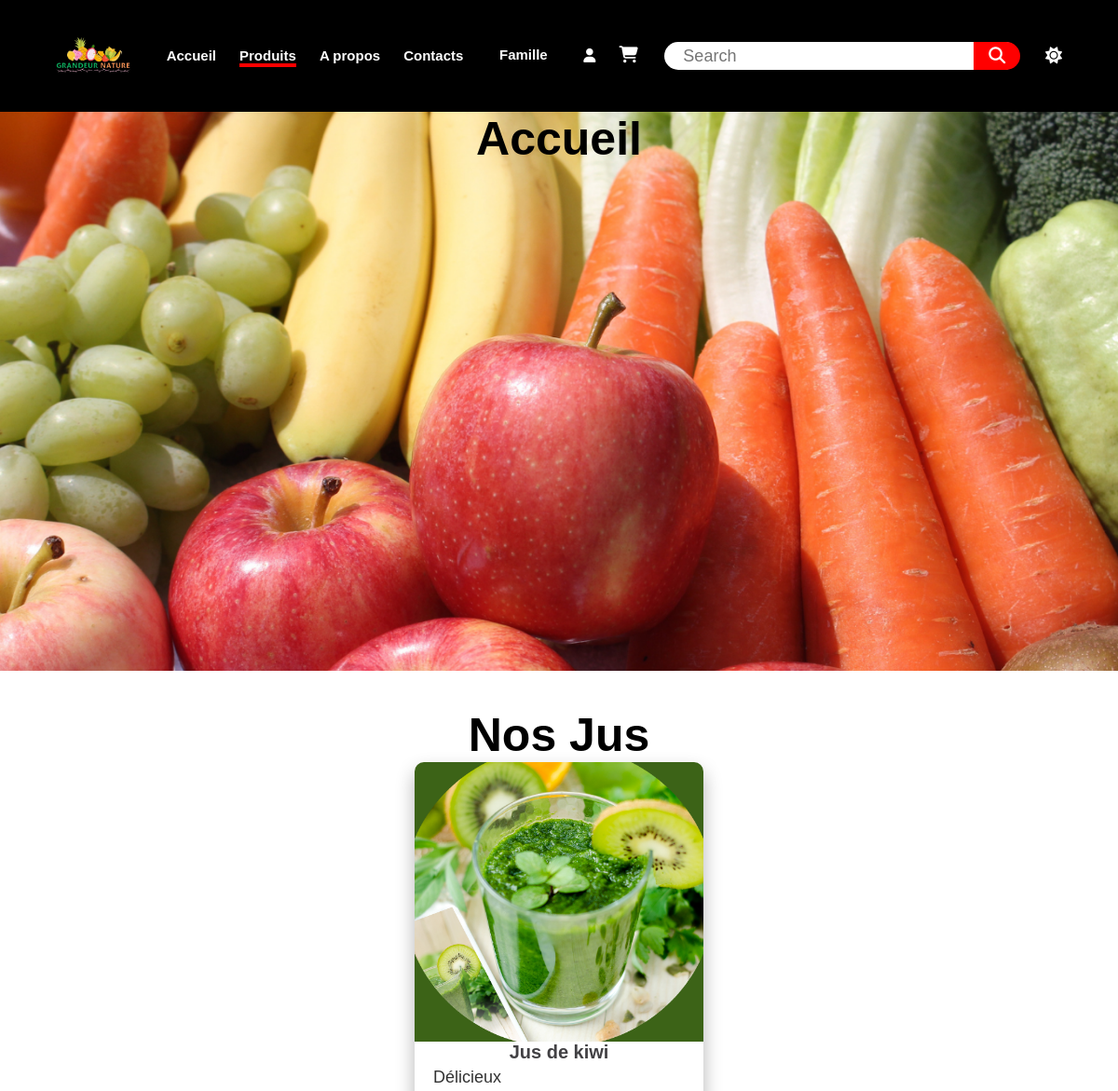
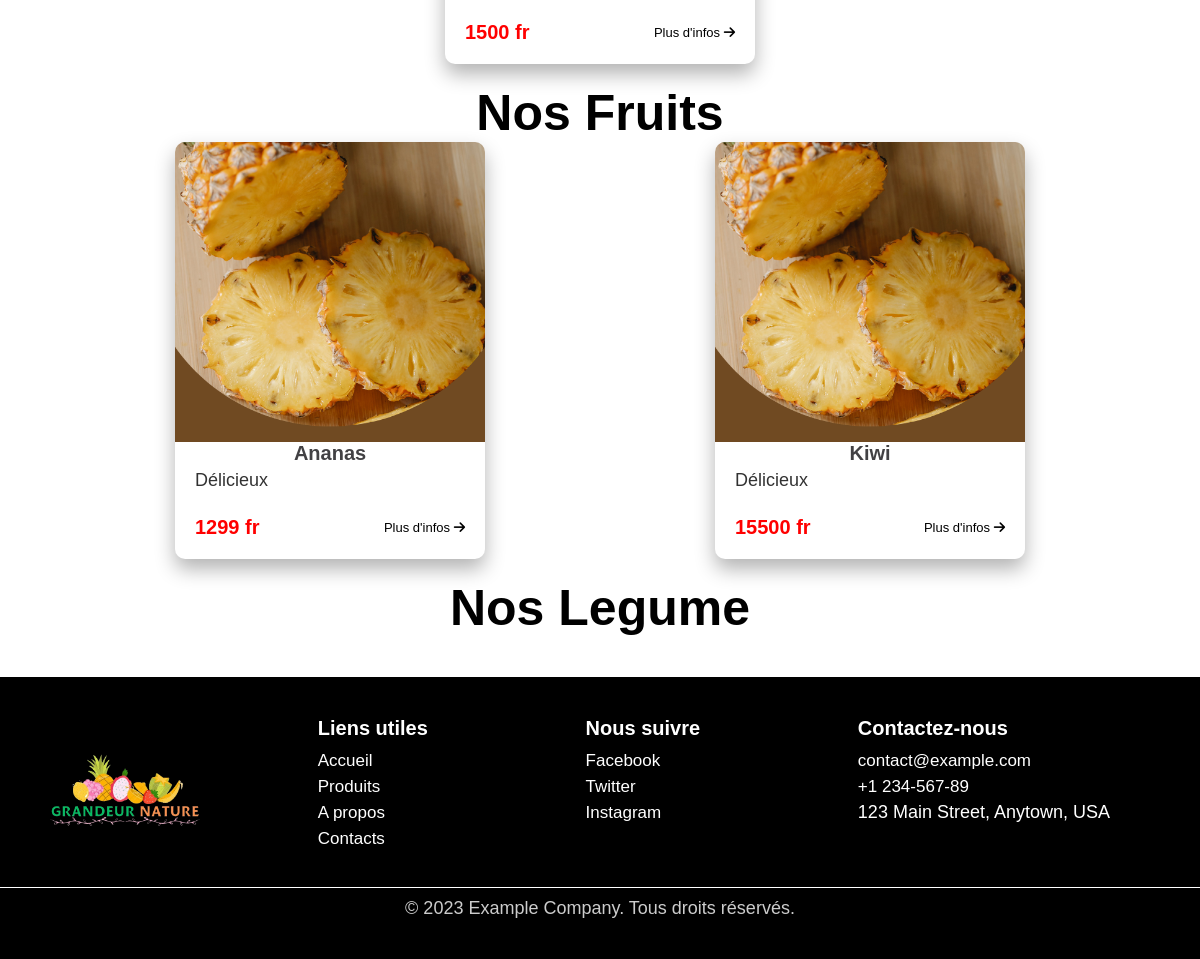
Page /produits on the committed database (2 pictures, top to bottom).
### app/models.py (models this page shows)
class Categorie(db.Model,UserMixin):
    id=db.Column(db.Integer, primary_key=True, autoincrement=True)
    nom=db.Column(db.String(50),unique=True,nullable=False)
    description=db.Column(db.String,unique=False,nullable=False)
    user_id=db.Column(db.Integer, db.ForeignKey('utilisateur.id'))
    produit=db.relationship('Produit',backref='Categorie')

class Produit(db.Model,UserMixin):
    id=db.Column(db.Integer, primary_key=True, autoincrement=True)
    image=db.Column(db.String(50),unique=False,nullable=False)
    nom= db.Column(db.String(50),unique=False,nullable=False)
    description= db.Column(db.String,unique=False,nullable=False)
    prix=db.Column(db.Integer,unique=False,nullable=False)
    created_at=db.Column(db.Date,default=datetime.datetime.today())
    user_id=db.Column(db.Integer, db.ForeignKey('utilisateur.id'))
    categorie=db.Column(db.Integer, db.ForeignKey('categorie.id'))

### app/routes.py (the view)
@app.route("/produits")
def produits():
    categorie_nom = request.args.get('categorie', None)
    categories = Categorie.query.order_by(Categorie.id).all()
    if categorie_nom:
        produit = Produit.query.join(Categorie).filter(Categorie.nom == categorie_nom).all()
    else:
        produit = Produit.query.join(Categorie).all()
    return render_template("produits.html",produits=produit,categories=categories,categorie_nom=categorie_nom)

### app/templates/produits.html (shortened to what this page needs)
{%extends "base.html"%}
{%block content%}
<main>
<div class="banniere">
    <h1>Accueil</h1>
</div>
<section class="section_produits">
    {%if categorie_nom%}
        <h1>Nos {{categorie_nom}}</h1>
        <div class="produits">
            {%for produit in produits%}
                <div class="carte">
                    <div class="img"><img src="{{url_for('static',filename='Images/'+produit.image)}}" alt=""></div>
                    <div class="titre">{{produit.nom}}</div>
                    <div class="desc">{{produit.description}}</div>
                    <div class="box">
                        <div class="prix">{{produit.prix}} fr</div>
                        <div class="info"><a href="/produit/{{produit.id}}">Plus d'infos <i class="fa-solid fa-arrow-right"></i></a></div>
                    </div>
                </div>
            {%endfor%}
        </div>
    {%else%}
        {%for categorie in categories%}
        <h1>Nos {{categorie.nom}}</h1>
        <div class="produits">
            {%for produit in produits%}
                    <div class="carte">
                        <div class="img"><img src="{{url_for('static',filename='Images/'+produit.image)}}" alt=""></div>
                        <div class="titre">{{produit.nom}}</div>
                        <div class="desc">{{produit.description}}</div>
                        <div class="box">
                            <div class="prix">{{produit.prix}} fr</div>
                            <div class="info"><a href="/produit/{{produit.id}}">Plus d'infos <i class="fa-solid fa-arrow-right"></i></a></div>
                        </div>
                    </div>
            {%endfor%}
        </div>
        {%endfor%}
    {%endif%}
</section>
</main>
{%endblock%}

### app/static/Style/style.css (style rules this page uses)
* { margin: 0; padding: 0; box-sizing: border-box; font-family: 'Arial', Helvetica, sans-serif; font-size: large; }
main { min-height: 780px; }
.box { max-width: 400px; width: 100%; }
.banniere { min-height: 600px; }

### app/templates/produits.html (style rules this page uses)
.section_produits { padding: 40px 5%; }
.produits { display: flex; justify-content: space-around; }
.produits .carte { width: 310px; background: white; box-shadow: 0 10px 20px rgba(0,0,0,0.3); border-radius: 10px; margin-bottom: 20px; }
.produits .carte img { border-top-right-radius: 10px; border-top-left-radius: 10px; }
.produits .carte img { height: 300px; width: 100%; }
.produits .carte .desc { padding: 5px 20px; opacity: 0.8; }
.produits .carte .titre { font-weight: 900; font-size: 20px; color: #424144; padding: 0 20px; text-align: center; }
.produits .carte .box { display: flex; justify-content: space-between; align-items: center; padding: 20px; }
.produits .carte .prix { color: red; font-size: 20px; font-weight: bold; }
.banniere { background: no-repeat center center / cover url("../static/Images/page_login_3.png"); }
h1 { font-size: 50px; text-align: center; }
.info a { font-size: 13; text-decoration: none; color: black; }
.info i { font-size: 13; }

### rows in the picture
Categorie: nom "Jus"
Produit: image (picture), nom "Jus de kiwi", description "Délicieux", prix "1500"
Categorie: nom "Fruits"
Produit: image (picture), nom "Ananas", description "Délicieux", prix "1299"
Produit: image (picture), nom "Kiwi", description "Délicieux", prix "15500"
Categorie: nom "Legume"
